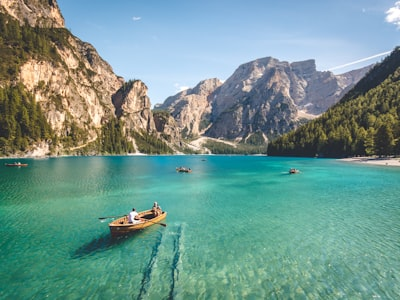
#> input picture Project/uploads/019c7242_original.png, 400 x 300 px
$ python -i image_processor.py   (imports and definitions only)   (older library calls are emulated)
#> lines starting #> are read from the running program, lines starting #| are printed output that depends on the picture
#> further down, picture is the input picture: shape (300, 400, 3); mean B, G, R 142.2, 149.2, 112.3
"""
image_processor.py — Core Image Processing Engine for Mini Photoshop
All functions accept BGR numpy arrays and return BGR numpy arrays (unless noted).
"""

import cv2
import numpy as np


class ImageProcessor:
    """Stateless image processing utility class."""

    # =========================================================================
    # IMAGE ENHANCEMENT
    # =========================================================================

    # [156 lines left out: functions adjust_brightness, adjust_contrast, histogram_equalization, sharpen, smooth, rotate_image and 9 more, not called in this run]

    @staticmethod
    def edge_sobel(img):
        """Sobel edge detection (gradient magnitude)."""
        gray = cv2.cvtColor(img, cv2.COLOR_BGR2GRAY) if len(img.shape) == 3 else img
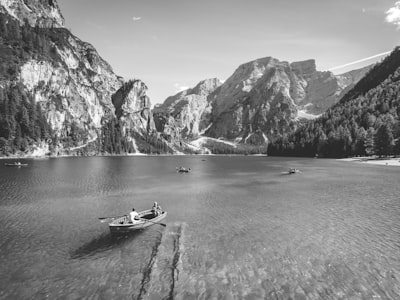
#> gray: shape (300, 400); min 6, max 255, mean 137.4
        sx = cv2.Sobel(gray, cv2.CV_64F, 1, 0, ksize=3)
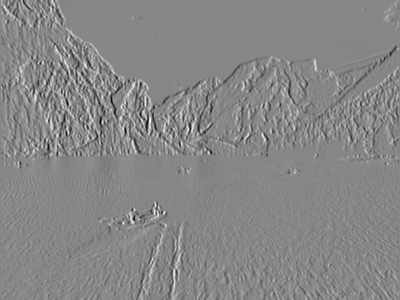
#> sx: shape (300, 400) float64; min -675, max 602, mean 0.9; drawn with min black and max white
        sy = cv2.Sobel(gray, cv2.CV_64F, 0, 1, ksize=3)
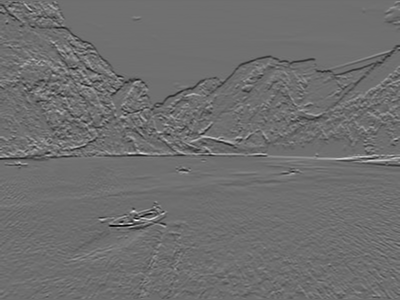
#> sy: shape (300, 400) float64; min -744, max 967, mean -1; drawn with min black and max white
        mag = cv2.convertScaleAbs(cv2.magnitude(sx, sy))
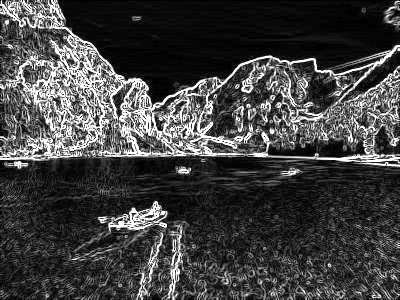
#> mag: shape (300, 400); min 0, max 255, mean 65.9
        if len(img.shape) == 3:
            return cv2.cvtColor(mag, cv2.COLOR_GRAY2BGR)
        return mag

    # [151 lines left out: functions edge_prewitt, edge_roberts, edge_laplacian, edge_log, morphology_erode, morphology_dilate and 7 more, not called in this run]

>>> import cv2
>>> picture = cv2.imread('uploads/019c7242_original.png')
>>> result = ImageProcessor().edge_sobel(picture)

$ run again, on Project/uploads/0673d21c_current.png
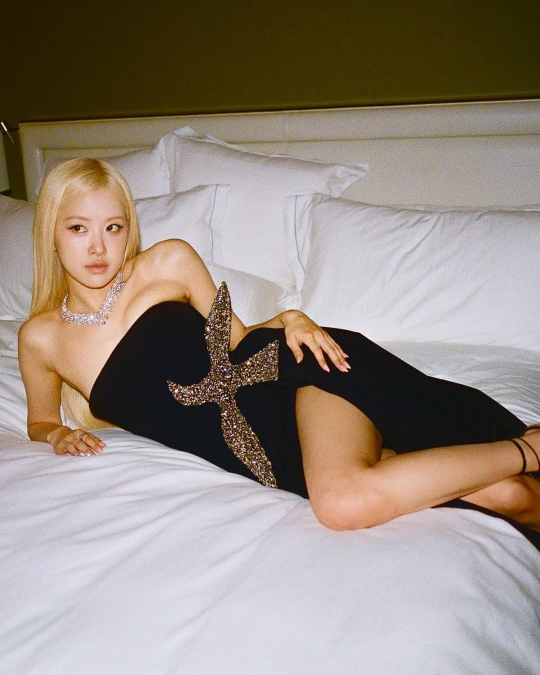
#> input picture Project/uploads/0673d21c_current.png, 1080 x 1349 px (shown at 1/2 size)
#> picture is the input picture: shape (1349, 1080, 3); mean B, G, R 127.5, 137.9, 149.7
#> in edge_sobel, `sx = cv2.Sobel(gray, cv2.CV_64F, 1, 0, ksize=3)`:
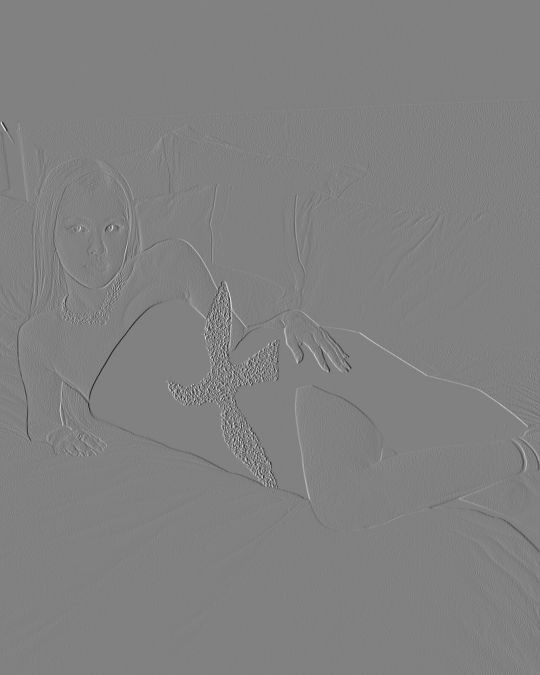
#> sx: shape (1349, 1080) float64 (shown at 1/2 size); min -846, max 826, mean -0.1; drawn with min black and max white
#> in edge_sobel, `mag = cv2.convertScaleAbs(cv2.magnitude(sx, sy))`:
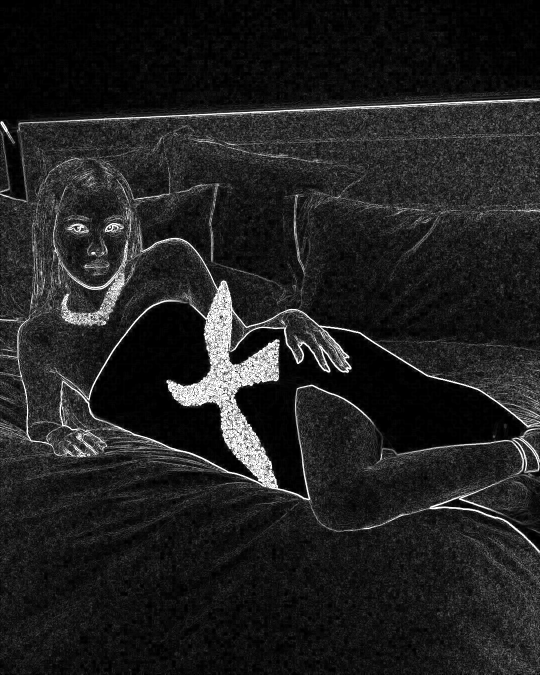
#> mag: shape (1349, 1080) (shown at 1/2 size); min 0, max 255, mean 32.2
